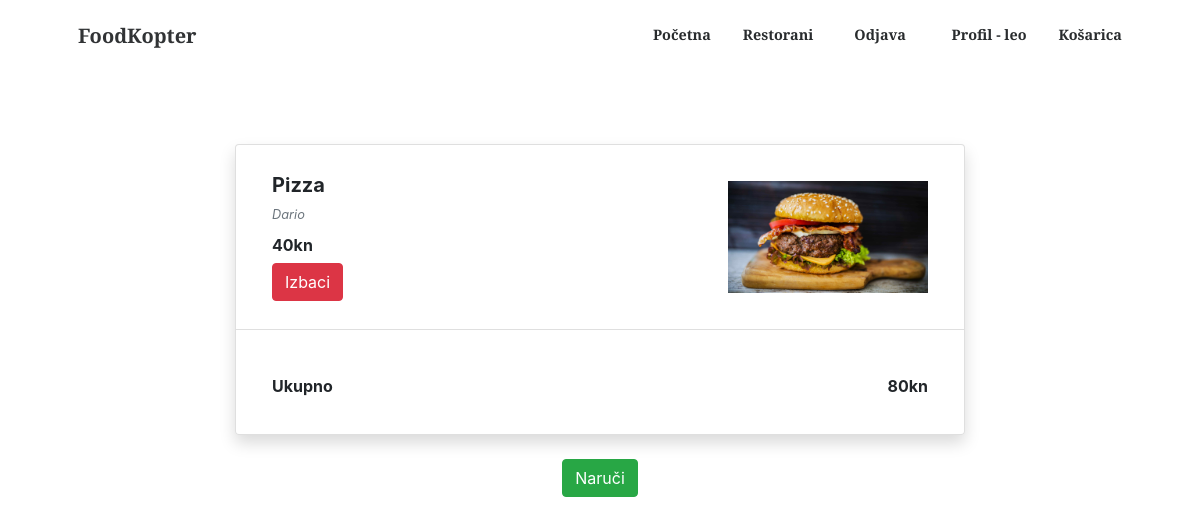
/lista/ (signed in), run on the app's committed database.
### main/models.py (models this page shows, shortened)
class Jelo(models.Model):
    ime = models.CharField(max_length=50, blank=True)
    cijena = models.IntegerField(null=True)
    restoran = models.ForeignKey(Restoran, on_delete=models.CASCADE, null = True)
    slika = models.ImageField(default = "static/img/default1.jpg", upload_to='static/user/')

class Restoran(models.Model):
    ime = models.CharField(max_length=50, blank=True)
    kratko = models.TextField(blank=True)
    opis = models.TextField(blank=True)
    sirina = models.FloatField(null=True)
    duzina = models.FloatField(null=True)
    grad = models.CharField(max_length=50, blank=True)
    slika = models.ImageField(default = "static/img/default1.jpg", upload_to='static/user/')

class Narudzba(models.Model):
    user = models.OneToOneField(User, on_delete=models.CASCADE)
    meni = models.ManyToManyField(Jelo, blank=True)
    ukupno = models.IntegerField(default=0)
    potvrdeno = models.BooleanField(default=False)

### main/views.py (the view)
# urls.py: path('lista/', views.kosarica, name="kosarica"),
def kosarica(request):
    user = request.user
    narudzba =  Narudzba.objects.get(user=request.user)
    return render(request, 'main/kosarica.html', {"narudzba":narudzba})

### main/templates/main/kosarica.html (shortened to what this page needs)
{% extends "main/navbar.html" %}
{% load static %}
{% block content %}
<br><br><br><br>
<div class="container py-5" >
  <div class="row">
    <div class="col-lg-8 mx-auto">
      <ul class="list-group shadow">
        {%for jelo in narudzba.meni.all%}
        <li class="list-group-item">
          <div class="media align-items-lg-center flex-column flex-lg-row p-3">
            <div class="media-body order-2 order-lg-1">
              <h5 class="mt-0 font-weight-bold mb-2">{{jelo.ime}}</h5>
              <p class="font-italic text-muted mb-0 small">{{jelo.restoran.ime}}</p>
              <div class="d-flex align-items-center justify-content-between mt-1">
                <h6 class="font-weight-bold my-2">{{jelo.cijena}}kn</h6>
                <ul class="list-inline small">
                </ul>
              </div>
              <a href="/kosarica/izbaci/{{jelo.id}}" class="btn btn-danger">Izbaci</a>
            </div><img src="/{{jelo.slika}}" alt="Slika nije dostupna" width="200" class="ml-lg-5 order-1 order-lg-2">
          </div>
        </li>
    {%endfor%}
    <li class="list-group-item">
      <div class="media align-items-lg-center flex-column flex-lg-row p-3">
        <div class="media-body order-2 order-lg-1">
          <div class="d-flex align-items-center justify-content-between mt-1">
            <h6 class="font-weight-bold my-2 ">Ukupno</h6>
            <p id="suma" class="font-weight-bold my-2 ">{{narudzba.ukupno}}kn</p>
          </div>
        </div>
      </div>
    </li>
      </ul>
    </div>
  </div>
  <br>
  <div  class="d-flex justify-content-center">
    <a href="/naruci/" class="btn btn-success">Naruči</a>
  </div>
</div>
{% endblock content %}

### main/templates/main/navbar.html (shortened to what this page needs)
{% load static %}
<!DOCTYPE html>
<html>
    <head>
        <link rel="stylesheet" href="https://maxcdn.bootstrapcdn.com/bootstrap/4.5.2/css/bootstrap.min.css">
        <link href="{%static 'css/sign/navbar3.css'%}" rel="stylesheet" />
        <link rel="stylesheet" href="https://maxcdn.bootstrapcdn.com/bootstrap/4.5.2/css/bootstrap.min.css">
    </head>
    <body>
        <nav  class="navbar navbar-expand-lg navbar-light fixed-top py-3" id="mainNav">
            <div class="container px-4 px-lg-5">
                <a class="navbar-brand"  id="logg" href="#page-top">FoodKopter</a>
                <div class="collapse navbar-collapse" id="navbarResponsive">
                    <ul class="navbar-nav ms-auto my-2 my-lg-0">
                        <li class="nav-item"><a class="nav-link" href="/">Početna</a></li>
                        <li class="nav-item"><a class="nav-link" href="/demo/">Restorani</a></li>
                        {% if user.is_authenticated %}
                        <li class="nav-item"><a class="nav-link" href="/korisnik/odjava">Odjava</a></li>
                        {%else%}
                        <li class="nav-item"><a class="nav-link" href="/korisnik/registracija">Registracija</a></li>
                        <li class="nav-item"><a class="nav-link" href="/korisnik/prijava/">Prijava</a></li>
                        {%endif%}
                        {% if user.is_authenticated %}
                        <li class="nav-item"><a class="nav-link" href="/profil/">Profil - {{user}}</a></li>
                        <li class="nav-item"><a class="nav-link" href="/lista/">Košarica</a></li>
                        {%else%}
                        <li class="nav-item"><a class="nav-link">Niste prijavljeni</a></li>
                        {%endif%}
                    </ul>
                </div>
            </div>
        </nav>
    {% block content %}
    {% endblock content %}
    </body>
</html>

### static/css/sign/navbar3.css (style rules this page uses)
.container, .container-fluid, .container-xxl, .container-xl, .container-lg, .container-md, .container-sm { width: 100%; padding-right: var(--bs-gutter-x, 0.75rem); padding-left: var(--bs-gutter-x, 0.75rem); margin-right: auto; margin-left: auto; }
@media (min-width: 576px) { .container-sm, .container { max-width: 540px; } }
@media (min-width: 768px) { .container-md, .container-sm, .container { max-width: 720px; } }
@media (min-width: 992px) { .container-lg, .container-md, .container-sm, .container { max-width: 960px; } }
@media (min-width: 1200px) { .container-xl, .container-lg, .container-md, .container-sm, .container { max-width: 1140px; } }
#mainNav { box-shadow: 0 0.5rem 1rem rgba(0, 0, 0, 0.15); background-color: #fff; transition: background-color 0.2s ease; }
#mainNav .navbar-brand { font-family: "Merriweather Sans", -apple-system, BlinkMacSystemFont, "Segoe UI", Roboto, "Helvetica Neue", Arial, "Noto Sans", sans-serif, "Apple Color Emoji", "Segoe UI Emoji", "Segoe UI Symbol", "Noto Color Emoji"; font-weight: 700; color: #212529; }
#mainNav .navbar-nav .nav-item .nav-link { color: #212529; font-family: "Merriweather Sans", -apple-system, BlinkMacSystemFont, "Segoe UI", Roboto, "Helvetica Neue", Arial, "Noto Sans", sans-serif, "Apple Color Emoji", "Segoe UI Emoji", "Segoe UI Symbol", "Noto Color Emoji"; font-weight: 700; font-size: 0.9rem; padding: 0.75rem 0; }
@media (min-width: 992px) { #mainNav { box-shadow: none; background-color: transparent; } }
@media (min-width: 992px) { #mainNav .navbar-brand { color: #313335; } }
@media (min-width: 992px) { #mainNav .navbar-nav .nav-item .nav-link { color: #292c2e; padding: 0 1rem; } }
@media (min-width: 992px) { #mainNav .navbar-nav .nav-item:last-child .nav-link { padding-right: 0; } }
.ms-auto { margin-left: auto !important; }
.my-2 { margin-top: 0.5rem !important; margin-bottom: 0.5rem !important; }
.py-3 { padding-top: 1rem !important; padding-bottom: 1rem !important; }
.fixed-top { position: fixed; top: 0; right: 0; left: 0; z-index: 1030; }
.my-lg-0 { margin-top: 0 !important; margin-bottom: 0 !important; }
.px-lg-5 { padding-right: 3rem !important; padding-left: 3rem !important; }
.px-4 { padding-right: 1.5rem !important; padding-left: 1.5rem !important; }
.nav-link { display: block; padding: 0.5rem 1rem; color: #f4623a; text-decoration: none; transition: color 0.15s ease-in-out, background-color 0.15s ease-in-out, border-color 0.15s ease-in-out; }
.navbar { position: relative; display: flex; flex-wrap: wrap; align-items: center; justify-content: space-between; padding-top: 0.5rem; padding-bottom: 0.5rem; }
.navbar > .container, .navbar > .container-fluid, .navbar > .container-sm, .navbar > .container-md, .navbar > .container-lg, .navbar > .container-xl, .navbar > .container-xxl { display: flex; flex-wrap: inherit; align-items: center; justify-content: space-between; }
.navbar-brand { padding-top: 0.3125rem; padding-bottom: 0.3125rem; margin-right: 1rem; font-size: 1.25rem; text-decoration: none; white-space: nowrap; }
.navbar-nav { display: flex; flex-direction: column; padding-left: 0; margin-bottom: 0; list-style: none; }
.navbar-nav .nav-link { padding-right: 0; padding-left: 0; }
.navbar-collapse { flex-basis: 100%; flex-grow: 1; align-items: center; }
@media (min-width: 992px) { .navbar-expand-lg { flex-wrap: nowrap; justify-content: flex-start; } }
@media (min-width: 992px) { .navbar-expand-lg .navbar-nav { flex-direction: row; } }
@media (min-width: 992px) { .navbar-expand-lg .navbar-nav .nav-link { padding-right: 0.5rem; padding-left: 0.5rem; } }
@media (min-width: 992px) { .navbar-expand-lg .navbar-collapse { display: flex !important; flex-basis: auto; } }
.navbar-light .navbar-brand { color: rgba(0, 0, 0, 0.9); }
.navbar-light .navbar-nav .nav-link { color: rgba(0, 0, 0, 0.55); }

### data on the page
Jelo: ime "Pizza", restoran.ime "Dario", cijena "40", slika (picture)
Narudzba: ukupno "80"

### other printed values
{{ user }} "leo"
